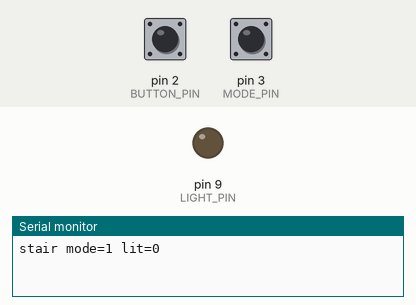
A sketch run on a simulated Arduino Uno, built with avr-gcc and run on an emulated ATmega328P. Parts: output pins drawn as LEDs (lit = HIGH), the last lines printed to the serial monitor. The test bench sets the inputs (shaded band); at power-on: pin 2 (BUTTON_PIN) HIGH, pin 3 (MODE_PIN) HIGH.

Above: at 1.2 s.
1.3 s: pin 2 (BUTTON_PIN) pulled LOW for 0.15 s
At 1.7 s:
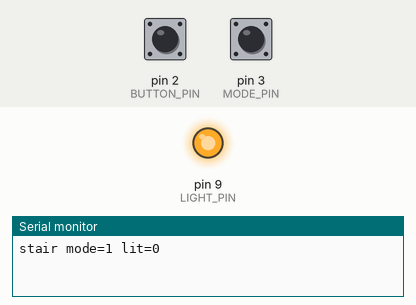
4.4 s: pin 2 (BUTTON_PIN) pulled LOW for 1 s
At 8.2 s:
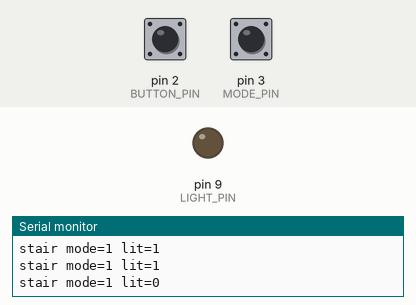
8.4 s: pin 2 (BUTTON_PIN) pulled LOW for 3.2 s
At 9.5 s:
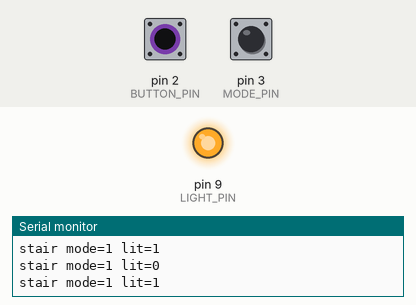
Timing chart, 0 to 12.9 s (numbered marks = the images above; inputs shaded):
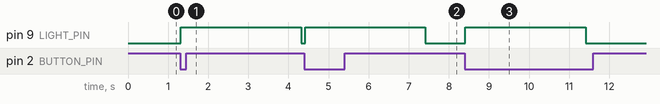

The sketch:

reference.ino
```cpp
// Stair light: one press lights the stairs for three seconds.
// Relay on D9, push button on D2, mode switch on D3 (both pull-up).

const int LIGHT_PIN = 9;
const int BUTTON_PIN = 2;
const int MODE_PIN = 3;
const unsigned long LIT_MS = 3000;
const unsigned long SETTLE_MS = 15;
const unsigned long REPORT_MS = 1000;

bool lit = false;
bool held = false;
int rawLevel = HIGH;
int lastMode = HIGH;
unsigned long rawChangedAt = 0;
unsigned long litSince = 0;
unsigned long lastReport = 0;

void armTimer()
{
    litSince = millis();
}

void lightOn()
{
    lit = true;
    armTimer();
    digitalWrite(LIGHT_PIN, HIGH);
}

void lightOff()
{
    lit = false;
    digitalWrite(LIGHT_PIN, LOW);
}

void onModeChange(int mode)
{
    lastMode = mode;
}

void scanButton()
{
    int level = digitalRead(BUTTON_PIN);
    unsigned long now = millis();
    if (level != rawLevel)
    {
        rawLevel = level;
        rawChangedAt = now;
    }
    if (now - rawChangedAt >= SETTLE_MS)
    {
        bool down = (rawLevel == LOW);
        if (down && !held && !lit)
        {
            lightOn();
        }
        held = down;
    }
}

void report()
{
    Serial.print("stair mode=");
    Serial.print(lastMode == HIGH ? 1 : 0);
    Serial.print(" lit=");
    Serial.println(lit ? 1 : 0);
}

void setup()
{
    pinMode(LIGHT_PIN, OUTPUT);
    pinMode(BUTTON_PIN, INPUT_PULLUP);
    pinMode(MODE_PIN, INPUT_PULLUP);
    digitalWrite(LIGHT_PIN, LOW);
    Serial.begin(9600);
    lastMode = digitalRead(MODE_PIN);
    rawChangedAt = millis();
    lastReport = millis();
}

void loop()
{
    scanButton();
    int mode = digitalRead(MODE_PIN);
    if (mode != lastMode)
    {
        onModeChange(mode);
    }
    if (lit && millis() - litSince >= LIT_MS)
    {
        lightOff();
    }
    if (millis() - lastReport >= REPORT_MS)
    {
        lastReport = millis();
        report();
    }
}
```

Measured:
- after the input at 1.3 s, pin 9 (LIGHT_PIN): LOW → HIGH at once, → LOW 3.0 s later
- after the input at 4.4 s, pin 9 (LIGHT_PIN): LOW → HIGH at once, → LOW 3.0 s later
- after the input at 8.4 s, pin 9 (LIGHT_PIN): LOW → HIGH at once, → LOW 3.0 s later
